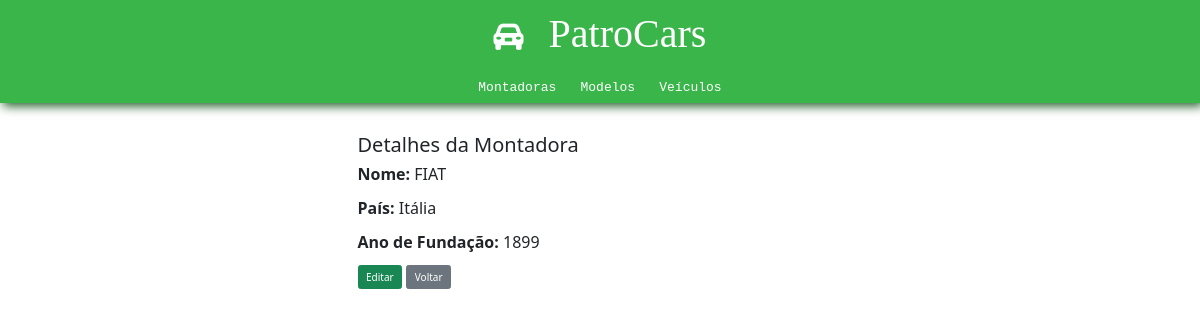
The page /patrocars/montadoras/01JACR2W3C2DSNTGPFDTRBSS46/ on the database as committed earlier.
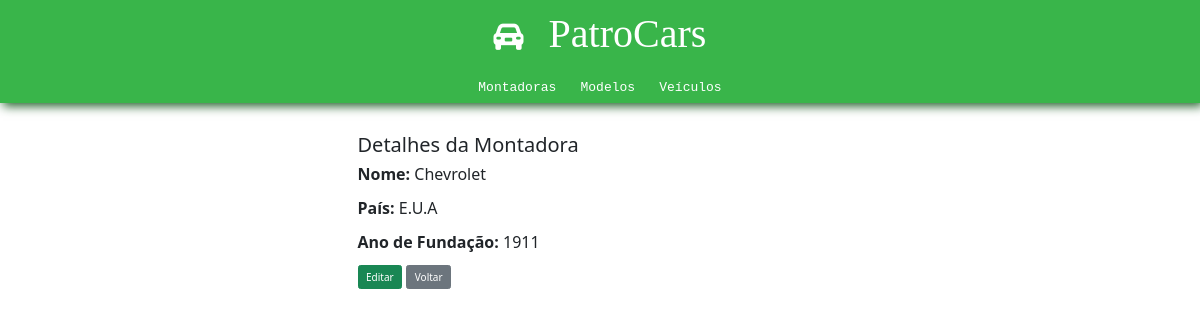
The same page on the database as committed later.
### patrocars/models.py (models this page shows, shortened)
class Montadora(models.Model):
    id = models.CharField(primary_key=True, default=ulid.new, editable=False, max_length=26)
    nome = models.CharField(max_length=100)
    pais = models.CharField(max_length=100)
    ano_fundacao = models.IntegerField()

### patrocars/views.py (the view)
# urls.py: path('montadoras/<str:montadora_id>/', views.detalhe_montadora, name='detalhe_montadora'),
def detalhe_montadora(request, montadora_id):
    montadora = get_object_or_404(Montadora, id=montadora_id)
    return render(request, 'patrocars/montadoras/detalhe_montadora.html', {'montadora': montadora})

### patrocars/templates/patrocars/montadoras/detalhe_montadora.html
{% include 'patrocars/partials/head.html' %}
<body>
    {% include 'patrocars/partials/header.html' %}
    <div class="container-sm mt-5" style="width: 500px;">
        <h2>Detalhes da Montadora</h2>
        <p><strong>Nome:</strong> {{ montadora.nome }}</p>
        <p><strong>País:</strong> {{ montadora.pais }}</p>
        <p><strong>Ano de Fundação:</strong> {{ montadora.ano_fundacao }}</p>
        <button class="btn btn-success"><a href="{% url 'patrocars:editar_montadora' montadora.id %}">Editar</a></button>
        <button class="btn btn-secondary"><a href="{% url 'patrocars:lista_montadoras' %}">Voltar</a></button>
    </div>
</body>
</html>

Rows that differ between the two databases and show on the page:
changed Montadora: nome "FIAT" → "Chevrolet"; pais "Itália" → "E.U.A"; ano_fundacao "1899" → "1911"
